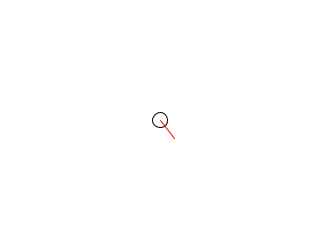
Frame 1 (no input)
Frame 60 (the mouse pressed at the canvas centre just before this capture): identical to frame 1, image omitted
Frame 120 (the mouse held since frame 60 and released just before this capture): identical to frame 1, image omitted

The Processing sketch that drew this single still picture (run headless with seeded random() and noise(); from frame 60 on, the mouse is pressed at the canvas centre):

// Processing sketch: step01_asimpleagent
// ── step01_asimpleagent.pde
/*
* the agent
 * step 01 - a simple agent.
 *
 * introducing:
 * position
 * velocity
 * radius
 *
 */

Agent mAgent;

void setup() {
  size(320, 240);
  smooth();
  noFill();
  ellipseMode(CENTER);

  mAgent = new Agent();
  mAgent.position.set(width/2, height/2);
  mAgent.velocity.set(14, 18);
  mAgent.radius = 15;
}

void draw() {
  background(255);
  mAgent.draw();
}

class Agent {
  PVector position = new PVector();
  PVector velocity = new PVector();
  float radius = 1;

  void draw() {
    stroke(0);
    ellipse(position.x, position.y, radius, radius);
    stroke(255, 0, 0);
    line(position.x, 
      position.y, 
      position.x + velocity.x, 
      position.y + velocity.y);
  }
}
